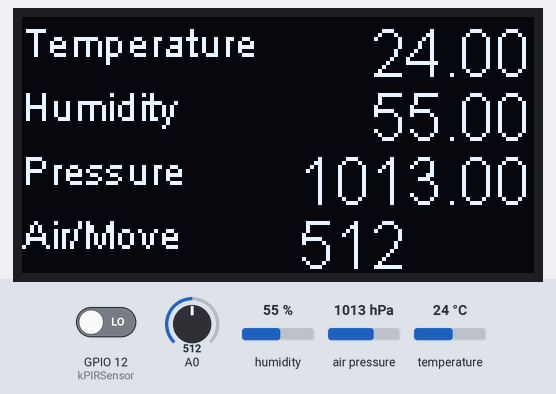
Bench run of a sketch on a simulated ESP8266 (NodeMCU). On the bench: 128×64 one-colour display. The test bench sets the inputs (shaded band); at power-on: air pressure 1013 hPa, A0 = 512, humidity 55 %, temperature 24 °C, GPIO 12 (kPIRSensor) LOW. WiFi joins after 1.5 s; servers stay silent unless stated; what the sketch prints to the serial monitor is not drawn.

Above: at 1.2 s.
1.3 s: air pressure set to 952 hPa
At 2.6 s:
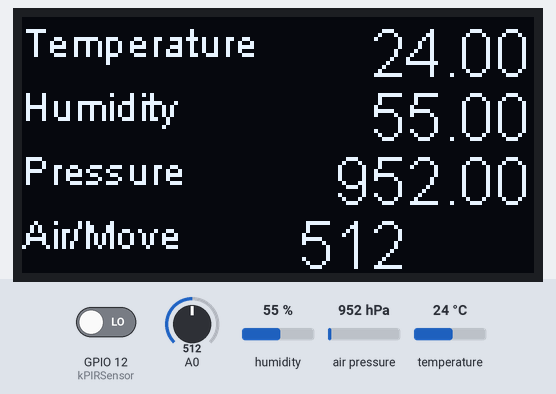
3.5 s: A0 set to 716
At 4.5 s:
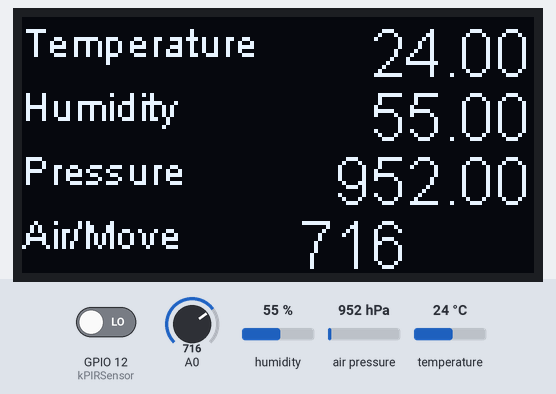
5.6 s: humidity set to 22 %
At 6.5 s:
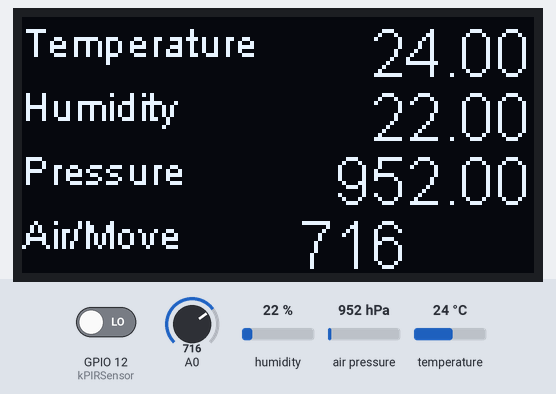
7.6 s: temperature set to 12 °C
At 9.4 s:
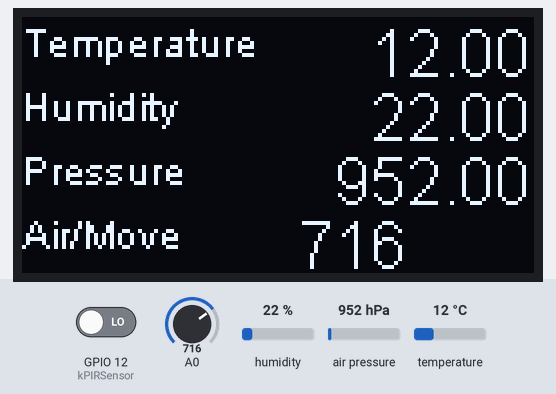
9.7 s: A0 set to 992
At 11.4 s:
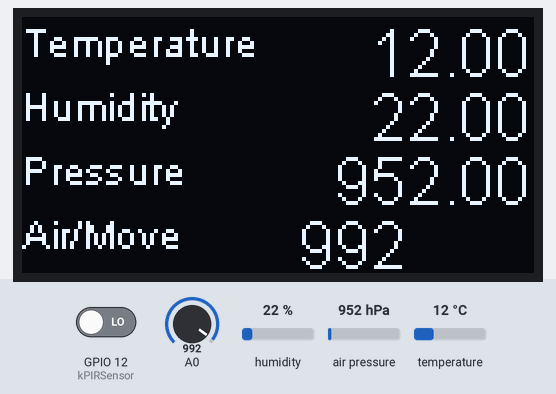
11.7 s: A0 set to 306
At 13.4 s:
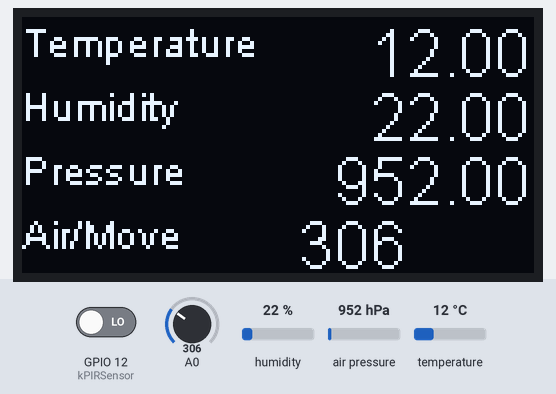
Timing chart, 0 to 14.7 s (numbered marks = the images above; inputs shaded):
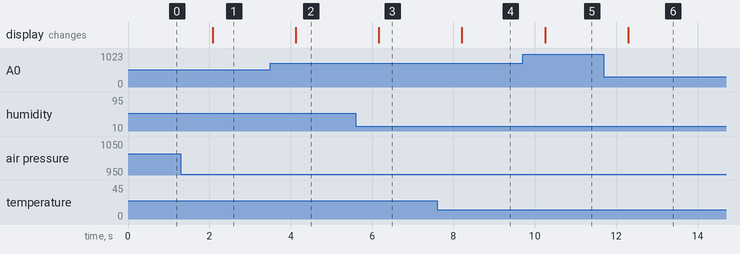

Measured:
- after the input at 1.3 s, the display: changes after 0.78 s (image 1)
- after the input at 3.5 s, the display: changes after 0.62 s (image 2)
- after the input at 5.6 s, the display: changes after 0.57 s (image 3)
- after the input at 7.6 s, the display: changes after 0.61 s (image 4)
- after the input at 9.7 s, the display: changes after 0.55 s (image 5)
- after the input at 11.7 s, the display: changes after 0.60 s (image 6)

The sketch:

ARK_2_3_AllSensors.ino
```cpp
// (licence header left out)
//  BME280
#include "SparkFunBME280.h"
#include "Wire.h"
#include "SPI.h"

BME280 mySensor;


//
//  WiFi
#include <ESP8266WiFi.h>
#include <WiFiClient.h>

const char *ssid       = "****************";
const char *password   = "****************";
String apiKeyArk       = "****************";

WiFiClient client;


//
//  時間
#include <Time.h>
#include <TimeLib.h>

int prevMinute = -1;  //  分単位の処理をするためのフラグ


//
//  OLED
//
#include "SSD1306.h"

SSD1306   display(0x3c, 4, 5);


//
//  PIR Sensor
//
const int kPIRSensor = 12;
volatile int pirCounter = 0;  // volatileは最適化せずメモリに置いとけというコンパイラへの指示
                              // 割り込みの中でアクセスする変数などに指定。


//
//  タイマー割り込み関連
//

extern "C" {
#include "user_interface.h"
}

os_timer_t myTimer;

//
//  AirQuality
//


//
//  Setup
//
void setup() {
  //
  //  Serial
  Serial.begin(115200);

  //
  //  BME280
  //
  //  設定パラメータをセット
  mySensor.settings.commInterface = I2C_MODE;
  mySensor.settings.I2CAddress = 0x76;
  mySensor.settings.runMode = 3; //Normal mode
  mySensor.settings.tStandby = 0;
  mySensor.settings.filter = 0;
  mySensor.settings.tempOverSample = 1;
  mySensor.settings.pressOverSample = 1;
  mySensor.settings.humidOverSample = 1;

  // 検出開始
  Serial.println(mySensor.begin(), HEX);


  //
  //  PIR
  pinMode(kPIRSensor, INPUT); // PIR Sensorを入力モードで使う

  prevMinute = -1;

  //  Interval Timer
  os_timer_setfn(&myTimer, timerCountPIR, NULL);  // myTimerを使い, 割り込みが起こったらtimerCountPIRを呼ぶ
  os_timer_arm(&myTimer, 1000, true);             // myTimerの割り込みは1000mSecごとに、繰り返し(true)起こす


  //
  //  WiFi
  //
  //  接続＆接続確認
  Serial.print("WiFi Connectiong");
  WiFi.begin(ssid, password);

  //
  //  OLED
  display.init();
  //  display.flipScreenVertically();
  display.displayOn();
  display.clear();
}


//
//  メインループ
//

void loop() {
  //
  //  BME280読み込み
  float temperature = mySensor.readTempC();
  float pressure    = mySensor.readFloatPressure() / 100.0;
  float altitude    = mySensor.readFloatAltitudeMeters();
  float humidity    = mySensor.readFloatHumidity();

  //
  //  文字列へ変換
  char temperatureBuf[10], humidityBuf[10], pressureBuf[10];
  dtostrf(temperature, 7, 2, temperatureBuf);
  dtostrf(humidity,    7, 2, humidityBuf);
  dtostrf(pressure,    7, 2, pressureBuf);

  //  空気質センサーの読みこみと文字列へ変換
  int airQuality = system_adc_read();
  char airQualityBuf[10];
  itoa(airQuality, airQualityBuf, 10); //  airQuality to airQuality Buf, in Decimal

  char pirBuf[10];
  //
  //  1分ごとに処理
  if (prevMinute != minute()) {
    pirBuf[0] = 0;  //  c文字列を空に
    if (prevMinute != -1) { //  最初の1回は飛ばす
      //
      //  PIRの値を文字列に変換
      itoa(pirCounter, pirBuf, 10); // air to pirBuffer, in Decimal

      //  変換し終わったら素早くカウンタを0にリセット
      pirCounter = 0;

      //
      //  人間の動きっぷりをシリアルへ出力
      Serial.print("Movement: ");
      Serial.print(pirBuf);
      Serial.println(" s/min");


      //  Thing Speak　
      String postStr = "&field1=" + String(temperatureBuf) + "&field2=" + String(humidityBuf)
                       + "&field3=" + String(pressureBuf)
                       + "&field4=" + String(airQualityBuf)   + "&field5=" + String(pirBuf);

      sendToThingSpeak(postStr);
    }

    prevMinute = minute();
  }


  //  シリアルに出力
  Serial.print("Temperature: ");
  Serial.print(temperatureBuf);
  Serial.println(" degrees C");

  Serial.print("Pressure: ");
  Serial.print(pressureBuf);
  Serial.println(" HPa");

  Serial.print("Altitude: ");
  Serial.print(altitude, 2);
  Serial.println("m");

  Serial.print("%RH: ");
  Serial.print(humidityBuf);
  Serial.println(" %");

  Serial.print("Air Quality: ");
  Serial.println(airQualityBuf);

  Serial.println();


  //
  //  OLEDへ表示
  //  OLEDへ表示
  display.clear();

  display.setFont(ArialMT_Plain_10);
  display.setTextAlignment(TEXT_ALIGN_LEFT);
  display.drawString( 0,  0, "Temperature");
  display.drawString( 0, 16, "Humidity");
  display.drawString( 0, 32, "Pressure");
  display.drawString( 0, 48, "Air/Move");

  display.setFont(ArialMT_Plain_16);
  display.setTextAlignment(TEXT_ALIGN_RIGHT);

  display.drawString(127,  0, temperatureBuf);
  display.drawString(127, 16, humidityBuf);
  display.drawString(127, 32, pressureBuf);
  display.drawString( 96, 48, airQualityBuf);
  display.drawString(127, 48, pirBuf);
  display.display();

  delay(1000);
}


void sendToThingSpeak(String inPostStr) {
  Serial.print("Connecting...");
  if (client.connect("184.106.153.149", 80)) {  //  api.thingspeak.com
    Serial.print("Connected....");
    String postStr = apiKeyArk + inPostStr + "\r\n\r\n";
    client.print("POST /update HTTP/1.1\n");
    client.print("Host: api.thingspeak.com\n");
    client.print("Connection: close\n");
    client.print("X-THINGSPEAKAPIKEY: " + apiKeyArk + "\n");
    client.print("Content-Type: application/x-www-form-urlencoded\n");
    client.print("Content-Length: ");
    client.print(postStr.length());
    client.print("\n\n");
    client.print(postStr);
    Serial.println("posted.");
  } else {
    Serial.println("wifi or thing speak is not ready.check connection.");
  }
  client.stop();
}


//
//  タイマー割り込みでPIRがHIGHならカウントアップ
//
void timerCountPIR(void *temp) {
  if (digitalRead(kPIRSensor) == HIGH) {
    pirCounter ++;
  }
}
```
